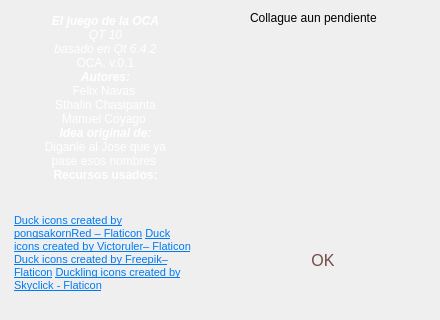
<?xml version="1.0" encoding="UTF-8"?>
<ui version="4.0">
 <class>Acercade</class>
 <widget class="QDialog" name="Acercade">
  <property name="geometry">
   <rect>
    <x>0</x>
    <y>0</y>
    <width>440</width>
    <height>320</height>
   </rect>
  </property>
  <property name="windowTitle">
   <string>Dialog</string>
  </property>
  <property name="styleSheet">
   <string notr="true">
</string>
  </property>
  <widget class="QDialogButtonBox" name="buttonBox">
   <property name="geometry">
    <rect>
     <x>290</x>
     <y>240</y>
     <width>61</width>
     <height>41</height>
    </rect>
   </property>
   <property name="styleSheet">
    <string notr="true">QPushButton {
    background-color: #none;
    border: 0px solid #D4A190;
    border-radius: 6px;
    padding: 8px 16px;
font-size: 12pt;
    color: #6D4C41;
    text-align: center;
}

QPushButton:hover {
    background-color: #FCE1C4;
}

QPushButton:pressed {
    background-color: #EAAE84;
}</string>
   </property>
   <property name="orientation">
    <enum>Qt::Horizontal</enum>
   </property>
   <property name="standardButtons">
    <set>QDialogButtonBox::Ok</set>
   </property>
  </widget>
  <widget class="QTextEdit" name="textEdit">
   <property name="geometry">
    <rect>
     <x>10</x>
     <y>10</y>
     <width>191</width>
     <height>221</height>
    </rect>
   </property>
   <property name="styleSheet">
    <string notr="true">background-color: transparent;
 border-radius: 6px;
                             border: none;
</string>
   </property>
   <property name="readOnly">
    <bool>true</bool>
   </property>
   <property name="html">
    <string>&lt;!DOCTYPE HTML PUBLIC &quot;-//W3C//DTD HTML 4.0//EN&quot; &quot;http://www.w3.org/TR/REC-html40/strict.dtd&quot;&gt;
&lt;html&gt;&lt;head&gt;&lt;meta name=&quot;qrichtext&quot; content=&quot;1&quot; /&gt;&lt;meta charset=&quot;utf-8&quot; /&gt;&lt;style type=&quot;text/css&quot;&gt;
p, li { white-space: pre-wrap; }
hr { height: 1px; border-width: 0; }
li.unchecked::marker { content: &quot;\2610&quot;; }
li.checked::marker { content: &quot;\2612&quot;; }
&lt;/style&gt;&lt;/head&gt;&lt;body style=&quot; font-family:'Segoe UI'; font-size:9pt; font-weight:400; font-style:normal;&quot;&gt;
&lt;p align=&quot;center&quot; style=&quot; margin-top:0px; margin-bottom:0px; margin-left:0px; margin-right:0px; -qt-block-indent:0; text-indent:0px;&quot;&gt;&lt;span style=&quot; font-weight:700; font-style:italic; color:#ffffff;&quot;&gt;El juego de la OCA&lt;/span&gt;&lt;/p&gt;
&lt;p align=&quot;center&quot; style=&quot; margin-top:0px; margin-bottom:0px; margin-left:0px; margin-right:0px; -qt-block-indent:0; text-indent:0px;&quot;&gt;&lt;span style=&quot; font-style:italic; color:#ffffff;&quot;&gt;QT 10&lt;/span&gt;&lt;/p&gt;
&lt;p align=&quot;center&quot; style=&quot; margin-top:0px; margin-bottom:0px; margin-left:0px; margin-right:0px; -qt-block-indent:0; text-indent:0px;&quot;&gt;&lt;span style=&quot; font-style:italic; color:#ffffff;&quot;&gt;basado en Qt 6.4.2&lt;/span&gt;&lt;/p&gt;
&lt;p align=&quot;center&quot; style=&quot; margin-top:0px; margin-bottom:0px; margin-left:0px; margin-right:0px; -qt-block-indent:0; text-indent:0px;&quot;&gt;&lt;span style=&quot; color:#ffffff;&quot;&gt;OCA. v.0.1&lt;/span&gt;&lt;/p&gt;
&lt;p align=&quot;center&quot; style=&quot; margin-top:0px; margin-bottom:0px; margin-left:0px; margin-right:0px; -qt-block-indent:0; text-indent:0px;&quot;&gt;&lt;span style=&quot; font-weight:700; font-style:italic; color:#ffffff;&quot;&gt;Autores:&lt;/span&gt;&lt;/p&gt;
&lt;p align=&quot;center&quot; style=&quot; margin-top:0px; margin-bottom:0px; margin-left:0px; margin-right:0px; -qt-block-indent:0; text-indent:0px;&quot;&gt;&lt;span style=&quot; color:#ffffff;&quot;&gt;Felix Navas &lt;/span&gt;&lt;/p&gt;
&lt;p align=&quot;center&quot; style=&quot; margin-top:0px; margin-bottom:0px; margin-left:0px; margin-right:0px; -qt-block-indent:0; text-indent:0px;&quot;&gt;&lt;span style=&quot; color:#ffffff;&quot;&gt;Sthalin Chasipanta&lt;/span&gt;&lt;/p&gt;
&lt;p align=&quot;center&quot; style=&quot; margin-top:0px; margin-bottom:0px; margin-left:0px; margin-right:0px; -qt-block-indent:0; text-indent:0px;&quot;&gt;&lt;span style=&quot; color:#ffffff;&quot;&gt;Manuel Coyago &lt;/span&gt;&lt;/p&gt;
&lt;p align=&quot;center&quot; style=&quot; margin-top:0px; margin-bottom:0px; margin-left:0px; margin-right:0px; -qt-block-indent:0; text-indent:0px;&quot;&gt;&lt;span style=&quot; font-weight:700; font-style:italic; color:#ffffff;&quot;&gt;Idea original de:&lt;/span&gt;&lt;/p&gt;
&lt;p align=&quot;center&quot; style=&quot; margin-top:0px; margin-bottom:0px; margin-left:0px; margin-right:0px; -qt-block-indent:0; text-indent:0px;&quot;&gt;&lt;span style=&quot; color:#ffffff;&quot;&gt;Diganle al Jose que ya&lt;/span&gt;&lt;/p&gt;
&lt;p align=&quot;center&quot; style=&quot; margin-top:0px; margin-bottom:0px; margin-left:0px; margin-right:0px; -qt-block-indent:0; text-indent:0px;&quot;&gt;&lt;span style=&quot; color:#ffffff;&quot;&gt;pase esos nombres &lt;/span&gt;&lt;/p&gt;
&lt;p align=&quot;center&quot; style=&quot; margin-top:0px; margin-bottom:0px; margin-left:0px; margin-right:0px; -qt-block-indent:0; text-indent:0px;&quot;&gt;&lt;span style=&quot; font-weight:700; color:#ffffff;&quot;&gt;Recursos usados:&lt;/span&gt;&lt;/p&gt;
&lt;p align=&quot;center&quot; style=&quot;-qt-paragraph-type:empty; margin-top:0px; margin-bottom:0px; margin-left:0px; margin-right:0px; -qt-block-indent:0; text-indent:0px; color:#ffffff;&quot;&gt;&lt;br /&gt;&lt;/p&gt;&lt;/body&gt;&lt;/html&gt;</string>
   </property>
  </widget>
  <widget class="QLabel" name="label_2">
   <property name="geometry">
    <rect>
     <x>250</x>
     <y>10</y>
     <width>131</width>
     <height>16</height>
    </rect>
   </property>
   <property name="text">
    <string>Collague aun pendiente</string>
   </property>
  </widget>
  <widget class="QTextEdit" name="textEdit_2">
   <property name="geometry">
    <rect>
     <x>10</x>
     <y>210</y>
     <width>191</width>
     <height>101</height>
    </rect>
   </property>
   <property name="styleSheet">
    <string notr="true">background-color: transparent;
 border-radius: 6px;
                             border: none;
</string>
   </property>
   <property name="html">
    <string>&lt;!DOCTYPE HTML PUBLIC &quot;-//W3C//DTD HTML 4.0//EN&quot; &quot;http://www.w3.org/TR/REC-html40/strict.dtd&quot;&gt;
&lt;html&gt;&lt;head&gt;&lt;meta name=&quot;qrichtext&quot; content=&quot;1&quot; /&gt;&lt;meta charset=&quot;utf-8&quot; /&gt;&lt;style type=&quot;text/css&quot;&gt;
p, li { white-space: pre-wrap; }
hr { height: 1px; border-width: 0; }
li.unchecked::marker { content: &quot;\2610&quot;; }
li.checked::marker { content: &quot;\2612&quot;; }
&lt;/style&gt;&lt;/head&gt;&lt;body style=&quot; font-family:'Segoe UI'; font-size:9pt; font-weight:400; font-style:normal;&quot;&gt;
&lt;p style=&quot; margin-top:0px; margin-bottom:0px; margin-left:0px; margin-right:0px; -qt-block-indent:0; text-indent:0px;&quot;&gt;&lt;a href=&quot;https://www.flaticon.com/free-icons/duck&quot;&gt;&lt;span style=&quot; font-size:8pt; text-decoration: underline; color:#007af4;&quot;&gt;Duck icons created by pongsakornRed – Flaticon&lt;/span&gt;&lt;/a&gt;&lt;span style=&quot; font-size:8pt;&quot;&gt; &lt;/span&gt;&lt;a href=&quot;https://www.flaticon.com/free-icons/duck&quot;&gt;&lt;span style=&quot; font-size:8pt; text-decoration: underline; color:#007af4;&quot;&gt;Duck icons created by Victoruler– Flaticon&lt;/span&gt;&lt;/a&gt;&lt;span style=&quot; font-size:8pt;&quot;&gt; &lt;/span&gt;&lt;a href=&quot;https://www.flaticon.com/free-icons/duck&quot;&gt;&lt;span style=&quot; font-size:8pt; text-decoration: underline; color:#007af4;&quot;&gt;Duck icons created by Freepik–Flaticon&lt;/span&gt;&lt;/a&gt;&lt;span style=&quot; font-size:8pt;&quot;&gt; &lt;/span&gt;&lt;a href=&quot;https://www.flaticon.com/free-icons/duckling&quot;&gt;&lt;span style=&quot; font-size:8pt; text-decoration: underline; color:#007af4;&quot;&gt;Duckling icons created by Skyclick - Flaticon&lt;/span&gt;&lt;/a&gt;&lt;span style=&quot; font-size:8pt;&quot;&gt; &lt;/span&gt;&lt;/p&gt;&lt;/body&gt;&lt;/html&gt;</string>
   </property>
  </widget>
  <widget class="QLabel" name="label">
   <property name="geometry">
    <rect>
     <x>-20</x>
     <y>-30</y>
     <width>491</width>
     <height>411</height>
    </rect>
   </property>
   <property name="text">
    <string/>
   </property>
   <property name="pixmap">
    <pixmap resource="Resource.qrc">:/Resources/vintage_paper_background_2708.jpg</pixmap>
   </property>
   <property name="scaledContents">
    <bool>true</bool>
   </property>
  </widget>
  <zorder>label</zorder>
  <zorder>buttonBox</zorder>
  <zorder>textEdit</zorder>
  <zorder>label_2</zorder>
  <zorder>textEdit_2</zorder>
 </widget>
 <resources>
  <include location="Resource.qrc"/>
 </resources>
 <connections>
  <connection>
   <sender>buttonBox</sender>
   <signal>accepted()</signal>
   <receiver>Acercade</receiver>
   <slot>accept()</slot>
   <hints>
    <hint type="sourcelabel">
     <x>248</x>
     <y>254</y>
    </hint>
    <hint type="destinationlabel">
     <x>157</x>
     <y>274</y>
    </hint>
   </hints>
  </connection>
  <connection>
   <sender>buttonBox</sender>
   <signal>rejected()</signal>
   <receiver>Acercade</receiver>
   <slot>reject()</slot>
   <hints>
    <hint type="sourcelabel">
     <x>316</x>
     <y>260</y>
    </hint>
    <hint type="destinationlabel">
     <x>286</x>
     <y>274</y>
    </hint>
   </hints>
  </connection>
 </connections>
</ui>
